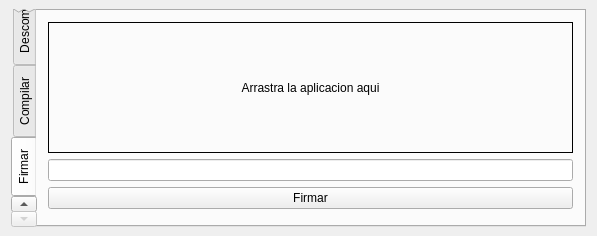
<?xml version="1.0" encoding="UTF-8"?>
<ui version="4.0">
 <class>Dialog</class>
 <widget class="QDialog" name="Dialog">
  <property name="geometry">
   <rect>
    <x>0</x>
    <y>0</y>
    <width>597</width>
    <height>236</height>
   </rect>
  </property>
  <property name="windowTitle">
   <string>Tool Kit Android Reversing V2.0</string>
  </property>
  <layout class="QGridLayout" name="gridLayout">
   <property name="topMargin">
    <number>9</number>
   </property>
   <property name="bottomMargin">
    <number>9</number>
   </property>
   <item row="0" column="0">
    <widget class="TabWidget" name="tabWidget">
     <property name="tabPosition">
      <enum>QTabWidget::West</enum>
     </property>
     <property name="currentIndex">
      <number>2</number>
     </property>
     <widget class="QWidget" name="tab_3">
      <attribute name="title">
       <string>Descompilar</string>
      </attribute>
      <layout class="QHBoxLayout" name="horizontalLayout_2">
       <property name="leftMargin">
        <number>11</number>
       </property>
       <property name="topMargin">
        <number>11</number>
       </property>
       <property name="rightMargin">
        <number>11</number>
       </property>
       <property name="bottomMargin">
        <number>16</number>
       </property>
       <item>
        <layout class="QVBoxLayout" name="verticalLayout">
         <item>
          <widget class="DragLabel" name="label">
           <property name="frameShape">
            <enum>QFrame::Panel</enum>
           </property>
           <property name="text">
            <string>Arrastra la aplicacion aqui..</string>
           </property>
           <property name="alignment">
            <set>Qt::AlignCenter</set>
           </property>
          </widget>
         </item>
         <item>
          <widget class="QLineEdit" name="lineEdit"/>
         </item>
         <item>
          <layout class="QHBoxLayout" name="horizontalLayout">
           <item>
            <widget class="QPushButton" name="btn_smali">
             <property name="text">
              <string>Smali</string>
             </property>
            </widget>
           </item>
           <item>
            <widget class="QPushButton" name="btn_java">
             <property name="text">
              <string>Java</string>
             </property>
            </widget>
           </item>
          </layout>
         </item>
        </layout>
       </item>
      </layout>
     </widget>
     <widget class="QWidget" name="tab">
      <attribute name="title">
       <string>Compilar</string>
      </attribute>
      <layout class="QGridLayout" name="gridLayout_2">
       <property name="leftMargin">
        <number>11</number>
       </property>
       <property name="topMargin">
        <number>11</number>
       </property>
       <property name="rightMargin">
        <number>11</number>
       </property>
       <property name="bottomMargin">
        <number>16</number>
       </property>
       <item row="0" column="0">
        <layout class="QVBoxLayout" name="verticalLayout_2">
         <item>
          <widget class="DragLabel" name="label_2">
           <property name="frameShape">
            <enum>QFrame::Box</enum>
           </property>
           <property name="text">
            <string>Arrastra la aplicacion aqui</string>
           </property>
           <property name="alignment">
            <set>Qt::AlignCenter</set>
           </property>
          </widget>
         </item>
         <item>
          <widget class="QLineEdit" name="lineEdit_2"/>
         </item>
        </layout>
       </item>
       <item row="1" column="0">
        <layout class="QHBoxLayout" name="horizontalLayout_3">
         <item>
          <widget class="QPushButton" name="btn_compile">
           <property name="text">
            <string>Compilar</string>
           </property>
          </widget>
         </item>
         <item>
          <widget class="QPushButton" name="btn_compile_sign">
           <property name="text">
            <string>Compilar y Firmar</string>
           </property>
          </widget>
         </item>
        </layout>
       </item>
      </layout>
     </widget>
     <widget class="QWidget" name="tab_2">
      <attribute name="title">
       <string>Firmar</string>
      </attribute>
      <layout class="QGridLayout" name="gridLayout_3">
       <property name="leftMargin">
        <number>11</number>
       </property>
       <property name="topMargin">
        <number>11</number>
       </property>
       <property name="rightMargin">
        <number>11</number>
       </property>
       <property name="bottomMargin">
        <number>16</number>
       </property>
       <item row="0" column="0">
        <widget class="DragLabel" name="label_3">
         <property name="frameShape">
          <enum>QFrame::Box</enum>
         </property>
         <property name="text">
          <string>Arrastra la aplicacion aqui</string>
         </property>
         <property name="alignment">
          <set>Qt::AlignCenter</set>
         </property>
        </widget>
       </item>
       <item row="1" column="0">
        <widget class="QLineEdit" name="lineEdit_3"/>
       </item>
       <item row="2" column="0">
        <layout class="QHBoxLayout" name="horizontalLayout_4">
         <item>
          <widget class="QPushButton" name="btn_sign">
           <property name="text">
            <string>Firmar</string>
           </property>
          </widget>
         </item>
        </layout>
       </item>
      </layout>
     </widget>
    </widget>
   </item>
  </layout>
 </widget>
 <customwidgets>
  <customwidget>
   <class>TabWidget</class>
   <extends>QTabWidget</extends>
   <header>widgets/tabwidget.h</header>
   <container>1</container>
  </customwidget>
  <customwidget>
   <class>DragLabel</class>
   <extends>QLabel</extends>
   <header>widgets/draglabel.h</header>
  </customwidget>
 </customwidgets>
 <resources/>
 <connections/>
</ui>
